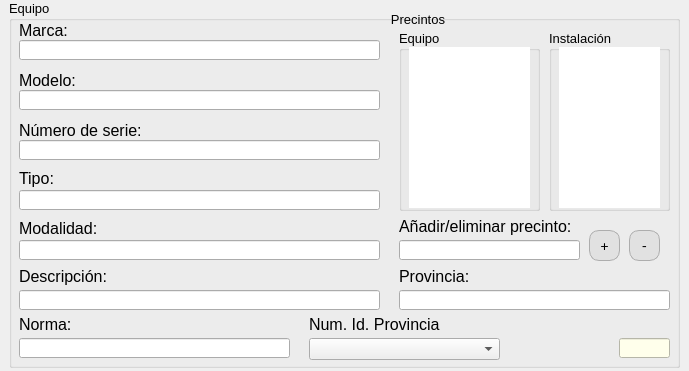
                <widget class="QWidget" name="widget_3" native="true">
                 <property name="geometry">
                  <rect>
                   <x>10</x>
                   <y>180</y>
                   <width>689</width>
                   <height>371</height>
                  </rect>
                 </property>
                 <property name="sizePolicy">
                  <sizepolicy hsizetype="Expanding" vsizetype="Expanding">
                   <horstretch>0</horstretch>
                   <verstretch>0</verstretch>
                  </sizepolicy>
                 </property>
                 <widget class="QGroupBox" name="grp_equipo">
                  <property name="geometry">
                   <rect>
                    <x>9</x>
                    <y>0</y>
                    <width>671</width>
                    <height>368</height>
                   </rect>
                  </property>
                  <property name="sizePolicy">
                   <sizepolicy hsizetype="Preferred" vsizetype="Minimum">
                    <horstretch>0</horstretch>
                    <verstretch>171</verstretch>
                   </sizepolicy>
                  </property>
                  <property name="minimumSize">
                   <size>
                    <width>671</width>
                    <height>311</height>
                   </size>
                  </property>
                  <property name="maximumSize">
                   <size>
                    <width>671</width>
                    <height>400</height>
                   </size>
                  </property>
                  <property name="font">
                   <font>
                    <family>Segoe UI</family>
                    <pointsize>10</pointsize>
                   </font>
                  </property>
                  <property name="title">
                   <string>Equipo</string>
                  </property>
                  <widget class="QLabel" name="label_15">
                   <property name="geometry">
                    <rect>
                     <x>10</x>
                     <y>20</y>
                     <width>141</width>
                     <height>21</height>
                    </rect>
                   </property>
                   <property name="font">
                    <font>
                     <family>Segoe UI</family>
                     <pointsize>12</pointsize>
                    </font>
                   </property>
                   <property name="text">
                    <string>Marca:</string>
                   </property>
                  </widget>
                  <widget class="QLabel" name="label_16">
                   <property name="geometry">
                    <rect>
                     <x>10</x>
                     <y>120</y>
                     <width>151</width>
                     <height>21</height>
                    </rect>
                   </property>
                   <property name="font">
                    <font>
                     <family>Segoe UI</family>
                     <pointsize>12</pointsize>
                    </font>
                   </property>
                   <property name="text">
                    <string>Número de serie:</string>
                   </property>
                  </widget>
                  <widget class="QLineEdit" name="txt_marca">
                   <property name="geometry">
                    <rect>
                     <x>10</x>
                     <y>40</y>
                     <width>361</width>
                     <height>20</height>
                    </rect>
                   </property>
                   <property name="font">
                    <font>
                     <family>Segoe UI</family>
                     <pointsize>12</pointsize>
                    </font>
                   </property>
                  </widget>
                  <widget class="QLineEdit" name="txt_numSerie">
                   <property name="geometry">
                    <rect>
                     <x>10</x>
                     <y>140</y>
                     <width>361</width>
                     <height>20</height>
                    </rect>
                   </property>
                   <property name="font">
                    <font>
                     <family>Segoe UI</family>
                     <pointsize>12</pointsize>
                    </font>
                   </property>
                  </widget>
                  <widget class="QLineEdit" name="txt_modelo">
                   <property name="geometry">
                    <rect>
                     <x>10</x>
                     <y>90</y>
                     <width>361</width>
                     <height>20</height>
                    </rect>
                   </property>
                   <property name="font">
                    <font>
                     <family>Segoe UI</family>
                     <pointsize>12</pointsize>
                    </font>
                   </property>
                   <property name="text">
                    <string/>
                   </property>
                  </widget>
                  <widget class="QLabel" name="lbl_modelo">
                   <property name="geometry">
                    <rect>
                     <x>10</x>
                     <y>70</y>
                     <width>81</width>
                     <height>21</height>
                    </rect>
                   </property>
                   <property name="font">
                    <font>
                     <family>Segoe UI</family>
                     <pointsize>12</pointsize>
                    </font>
                   </property>
                   <property name="text">
                    <string>Modelo:</string>
                   </property>
                  </widget>
                  <widget class="QLabel" name="label_17">
                   <property name="geometry">
                    <rect>
                     <x>10</x>
                     <y>168</y>
                     <width>151</width>
                     <height>21</height>
                    </rect>
                   </property>
                   <property name="font">
                    <font>
                     <family>Segoe UI</family>
                     <pointsize>12</pointsize>
                    </font>
                   </property>
                   <property name="text">
                    <string>Tipo:</string>
                   </property>
                  </widget>
                  <widget class="QLineEdit" name="txt_tipo">
                   <property name="geometry">
                    <rect>
                     <x>10</x>
                     <y>190</y>
                     <width>361</width>
                     <height>20</height>
                    </rect>
                   </property>
                   <property name="font">
                    <font>
                     <family>Segoe UI</family>
                     <pointsize>12</pointsize>
                    </font>
                   </property>
                  </widget>
                  <widget class="QGroupBox" name="grp_precintos">
                   <property name="geometry">
                    <rect>
                     <x>380</x>
                     <y>10</y>
                     <width>281</width>
                     <height>251</height>
                    </rect>
                   </property>
                   <property name="sizePolicy">
                    <sizepolicy hsizetype="Expanding" vsizetype="Minimum">
                     <horstretch>221</horstretch>
                     <verstretch>71</verstretch>
                    </sizepolicy>
                   </property>
                   <property name="minimumSize">
                    <size>
                     <width>0</width>
                     <height>60</height>
                    </size>
                   </property>
                   <property name="font">
                    <font>
                     <family>Segoe UI</family>
                     <pointsize>10</pointsize>
                    </font>
                   </property>
                   <property name="styleSheet">
                    <string notr="true">#grp_precintos{
	border: none;
}</string>
                   </property>
                   <property name="title">
                    <string>Precintos</string>
                   </property>
                   <property name="flat">
                    <bool>false</bool>
                   </property>
                   <property name="checkable">
                    <bool>false</bool>
                   </property>
                   <widget class="QGroupBox" name="grp_precEquipo">
                    <property name="geometry">
                     <rect>
                      <x>10</x>
                      <y>20</y>
                      <width>141</width>
                      <height>181</height>
                     </rect>
                    </property>
                    <property name="sizePolicy">
                     <sizepolicy hsizetype="Expanding" vsizetype="Minimum">
                      <horstretch>221</horstretch>
                      <verstretch>71</verstretch>
                     </sizepolicy>
                    </property>
                    <property name="minimumSize">
                     <size>
                      <width>0</width>
                      <height>60</height>
                     </size>
                    </property>
                    <property name="font">
                     <font>
                      <family>Segoe UI</family>
                      <pointsize>10</pointsize>
                     </font>
                    </property>
                    <property name="styleSheet">
                     <string notr="true"/>
                    </property>
                    <property name="title">
                     <string>Equipo</string>
                    </property>
                    <property name="flat">
                     <bool>false</bool>
                    </property>
                    <property name="checkable">
                     <bool>false</bool>
                    </property>
                    <widget class="QListWidget" name="lst_precEquipo">
                     <property name="geometry">
                      <rect>
                       <x>10</x>
                       <y>17</y>
                       <width>121</width>
                       <height>161</height>
                      </rect>
                     </property>
                     <property name="font">
                      <font>
                       <pointsize>10</pointsize>
                      </font>
                     </property>
                     <property name="styleSheet">
                      <string notr="true">border: none;</string>
                     </property>
                     <property name="selectionMode">
                      <enum>QAbstractItemView::SingleSelection</enum>
                     </property>
                    </widget>
                   </widget>
                   <widget class="QGroupBox" name="grp_precInstal">
                    <property name="geometry">
                     <rect>
                      <x>160</x>
                      <y>20</y>
                      <width>121</width>
                      <height>181</height>
                     </rect>
                    </property>
                    <property name="sizePolicy">
                     <sizepolicy hsizetype="Expanding" vsizetype="Minimum">
                      <horstretch>221</horstretch>
                      <verstretch>71</verstretch>
                     </sizepolicy>
                    </property>
                    <property name="minimumSize">
                     <size>
                      <width>0</width>
                      <height>60</height>
                     </size>
                    </property>
                    <property name="font">
                     <font>
                      <family>Segoe UI</family>
                      <pointsize>10</pointsize>
                     </font>
                    </property>
                    <property name="styleSheet">
                     <string notr="true"/>
                    </property>
                    <property name="title">
                     <string>Instalación</string>
                    </property>
                    <property name="flat">
                     <bool>false</bool>
                    </property>
                    <property name="checkable">
                     <bool>false</bool>
                    </property>
                    <widget class="QListWidget" name="lst_precInstal">
                     <property name="geometry">
                      <rect>
                       <x>10</x>
                       <y>17</y>
                       <width>101</width>
                       <height>161</height>
                      </rect>
                     </property>
                     <property name="font">
                      <font>
                       <pointsize>10</pointsize>
                      </font>
                     </property>
                     <property name="styleSheet">
                      <string notr="true">border: none;</string>
                     </property>
                    </widget>
                   </widget>
                   <zorder>grp_precInstal</zorder>
                   <zorder>grp_precEquipo</zorder>
                  </widget>
                  <widget class="QLineEdit" name="txt_modalidad">
                   <property name="geometry">
                    <rect>
                     <x>10</x>
                     <y>240</y>
                     <width>361</width>
                     <height>20</height>
                    </rect>
                   </property>
                   <property name="font">
                    <font>
                     <family>Segoe UI</family>
                     <pointsize>12</pointsize>
                    </font>
                   </property>
                  </widget>
                  <widget class="QLabel" name="label_20">
                   <property name="geometry">
                    <rect>
                     <x>10</x>
                     <y>218</y>
                     <width>151</width>
                     <height>21</height>
                    </rect>
                   </property>
                   <property name="font">
                    <font>
                     <family>Segoe UI</family>
                     <pointsize>12</pointsize>
                    </font>
                   </property>
                   <property name="text">
                    <string>Modalidad:</string>
                   </property>
                  </widget>
                  <widget class="QLineEdit" name="txt_descripcion">
                   <property name="geometry">
                    <rect>
                     <x>10</x>
                     <y>290</y>
                     <width>361</width>
                     <height>20</height>
                    </rect>
                   </property>
                   <property name="font">
                    <font>
                     <family>Segoe UI</family>
                     <pointsize>12</pointsize>
                    </font>
                   </property>
                   <property name="text">
                    <string/>
                   </property>
                   <property name="cursorPosition">
                    <number>0</number>
                   </property>
                   <property name="alignment">
                    <set>Qt::AlignCenter</set>
                   </property>
                  </widget>
                  <widget class="QLabel" name="label_21">
                   <property name="geometry">
                    <rect>
                     <x>10</x>
                     <y>266</y>
                     <width>151</width>
                     <height>21</height>
                    </rect>
                   </property>
                   <property name="font">
                    <font>
                     <family>Segoe UI</family>
                     <pointsize>12</pointsize>
                    </font>
                   </property>
                   <property name="text">
                    <string>Descripción:</string>
                   </property>
                  </widget>
                  <widget class="QLineEdit" name="txt_norma">
                   <property name="geometry">
                    <rect>
                     <x>10</x>
                     <y>338</y>
                     <width>271</width>
                     <height>20</height>
                    </rect>
                   </property>
                   <property name="font">
                    <font>
                     <family>Segoe UI</family>
                     <pointsize>12</pointsize>
                    </font>
                   </property>
                   <property name="text">
                    <string/>
                   </property>
                  </widget>
                  <widget class="QLabel" name="label_23">
                   <property name="geometry">
                    <rect>
                     <x>10</x>
                     <y>314</y>
                     <width>151</width>
                     <height>21</height>
                    </rect>
                   </property>
                   <property name="font">
                    <font>
                     <family>Segoe UI</family>
                     <pointsize>12</pointsize>
                    </font>
                   </property>
                   <property name="text">
                    <string>Norma:</string>
                   </property>
                  </widget>
                  <widget class="QLineEdit" name="txt_precinto">
                   <property name="geometry">
                    <rect>
                     <x>390</x>
                     <y>240</y>
                     <width>181</width>
                     <height>20</height>
                    </rect>
                   </property>
                   <property name="font">
                    <font>
                     <family>Segoe UI</family>
                     <pointsize>12</pointsize>
                    </font>
                   </property>
                   <property name="text">
                    <string/>
                   </property>
                  </widget>
                  <widget class="QLabel" name="lbl_modelo_2">
                   <property name="geometry">
                    <rect>
                     <x>390</x>
                     <y>216</y>
                     <width>181</width>
                     <height>21</height>
                    </rect>
                   </property>
                   <property name="font">
                    <font>
                     <family>Segoe UI</family>
                     <pointsize>12</pointsize>
                    </font>
                   </property>
                   <property name="text">
                    <string>Añadir/eliminar precinto:</string>
                   </property>
                  </widget>
                  <widget class="QPushButton" name="btn_addPrecinto">
                   <property name="geometry">
                    <rect>
                     <x>580</x>
                     <y>230</y>
                     <width>31</width>
                     <height>31</height>
                    </rect>
                   </property>
                   <property name="sizePolicy">
                    <sizepolicy hsizetype="Fixed" vsizetype="Fixed">
                     <horstretch>0</horstretch>
                     <verstretch>0</verstretch>
                    </sizepolicy>
                   </property>
                   <property name="minimumSize">
                    <size>
                     <width>0</width>
                     <height>0</height>
                    </size>
                   </property>
                   <property name="maximumSize">
                    <size>
                     <width>999</width>
                     <height>999</height>
                    </size>
                   </property>
                   <property name="font">
                    <font>
                     <family>Calibri</family>
                     <pointsize>11</pointsize>
                    </font>
                   </property>
                   <property name="styleSheet">
                    <string notr="true">QPushButton {
	border: 1px solid;
	border-radius: 10px;
	border-color: rgb(173, 173, 173);
	background-color: rgb(225, 225, 225);
}
QPushButton:hover {
	background-color: rgb(218, 255, 215);
}</string>
                   </property>
                   <property name="text">
                    <string>+</string>
                   </property>
                  </widget>
                  <widget class="QPushButton" name="btn_delPrecinto">
                   <property name="geometry">
                    <rect>
                     <x>620</x>
                     <y>230</y>
                     <width>31</width>
                     <height>31</height>
                    </rect>
                   </property>
                   <property name="sizePolicy">
                    <sizepolicy hsizetype="Fixed" vsizetype="Fixed">
                     <horstretch>0</horstretch>
                     <verstretch>0</verstretch>
                    </sizepolicy>
                   </property>
                   <property name="minimumSize">
                    <size>
                     <width>0</width>
                     <height>0</height>
                    </size>
                   </property>
                   <property name="maximumSize">
                    <size>
                     <width>999</width>
                     <height>999</height>
                    </size>
                   </property>
                   <property name="font">
                    <font>
                     <family>Calibri</family>
                     <pointsize>11</pointsize>
                    </font>
                   </property>
                   <property name="styleSheet">
                    <string notr="true">QPushButton {
	border: 1px solid;
	border-radius: 10px;
	border-color: rgb(173, 173, 173);
	background-color: rgb(225, 225, 225);
}
QPushButton:hover {
	background-color: rgb(218, 255, 215);
}</string>
                   </property>
                   <property name="text">
                    <string>-</string>
                   </property>
                  </widget>
                  <widget class="QLabel" name="label_31">
                   <property name="geometry">
                    <rect>
                     <x>300</x>
                     <y>314</y>
                     <width>131</width>
                     <height>21</height>
                    </rect>
                   </property>
                   <property name="font">
                    <font>
                     <family>Segoe UI</family>
                     <pointsize>12</pointsize>
                    </font>
                   </property>
                   <property name="text">
                    <string>Num. Id. Provincia:</string>
                   </property>
                  </widget>
                  <widget class="QComboBox" name="cmb_idProvincia">
                   <property name="geometry">
                    <rect>
                     <x>300</x>
                     <y>338</y>
                     <width>191</width>
                     <height>22</height>
                    </rect>
                   </property>
                   <property name="font">
                    <font>
                     <family>Segoe UI</family>
                     <pointsize>12</pointsize>
                    </font>
                   </property>
                  </widget>
                  <widget class="QLabel" name="lbl_idProvincia">
                   <property name="geometry">
                    <rect>
                     <x>498</x>
                     <y>336</y>
                     <width>111</width>
                     <height>21</height>
                    </rect>
                   </property>
                   <property name="font">
                    <font>
                     <family>Segoe UI</family>
                     <pointsize>12</pointsize>
                    </font>
                   </property>
                   <property name="text">
                    <string/>
                   </property>
                  </widget>
                  <widget class="QLabel" name="label_38">
                   <property name="geometry">
                    <rect>
                     <x>390</x>
                     <y>266</y>
                     <width>71</width>
                     <height>21</height>
                    </rect>
                   </property>
                   <property name="font">
                    <font>
                     <family>Segoe UI</family>
                     <pointsize>12</pointsize>
                    </font>
                   </property>
                   <property name="text">
                    <string>Provincia:</string>
                   </property>
                  </widget>
                  <widget class="QLineEdit" name="txt_provincia">
                   <property name="geometry">
                    <rect>
                     <x>390</x>
                     <y>290</y>
                     <width>271</width>
                     <height>20</height>
                    </rect>
                   </property>
                   <property name="font">
                    <font>
                     <family>Segoe UI</family>
                     <pointsize>12</pointsize>
                    </font>
                   </property>
                   <property name="text">
                    <string/>
                   </property>
                  </widget>
                  <widget class="QLineEdit" name="txt_numIdProvincia">
                   <property name="geometry">
                    <rect>
                     <x>610</x>
                     <y>338</y>
                     <width>51</width>
                     <height>20</height>
                    </rect>
                   </property>
                   <property name="font">
                    <font>
                     <family>Segoe UI</family>
                     <pointsize>12</pointsize>
                    </font>
                   </property>
                   <property name="styleSheet">
                    <string notr="true">background-color: rgb(255, 255, 235);</string>
                   </property>
                   <property name="text">
                    <string/>
                   </property>
                  </widget>
                  <zorder>label_15</zorder>
                  <zorder>label_16</zorder>
                  <zorder>txt_marca</zorder>
                  <zorder>txt_numSerie</zorder>
                  <zorder>lbl_modelo</zorder>
                  <zorder>label_17</zorder>
                  <zorder>txt_tipo</zorder>
                  <zorder>txt_modelo</zorder>
                  <zorder>grp_precintos</zorder>
                  <zorder>label_20</zorder>
                  <zorder>txt_modalidad</zorder>
                  <zorder>txt_descripcion</zorder>
                  <zorder>label_21</zorder>
                  <zorder>txt_norma</zorder>
                  <zorder>label_23</zorder>
                  <zorder>txt_precinto</zorder>
                  <zorder>lbl_modelo_2</zorder>
                  <zorder>btn_addPrecinto</zorder>
                  <zorder>btn_delPrecinto</zorder>
                  <zorder>label_31</zorder>
                  <zorder>cmb_idProvincia</zorder>
                  <zorder>lbl_idProvincia</zorder>
                  <zorder>label_38</zorder>
                  <zorder>txt_provincia</zorder>
                  <zorder>txt_numIdProvincia</zorder>
                 </widget>
                </widget>
